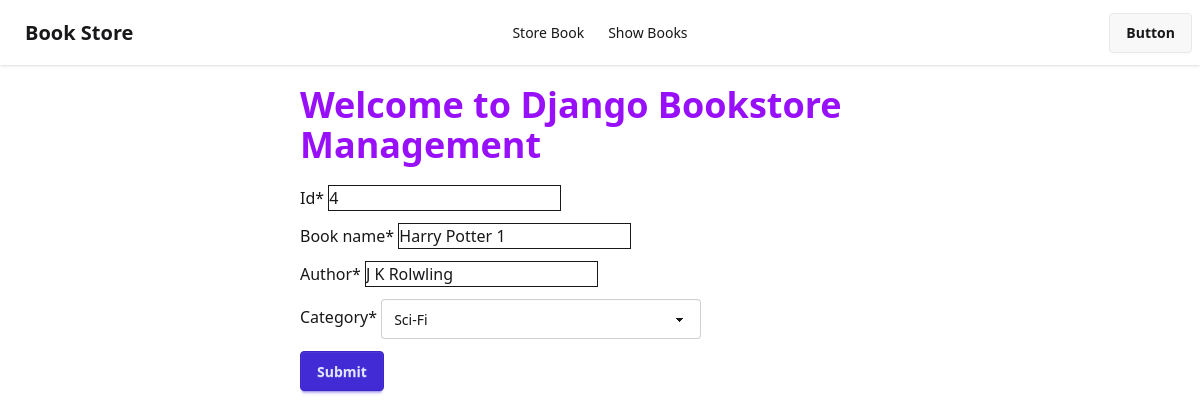
Page /edit_book/4 on the committed database.
### book/models.py (models this page shows)
class BookStoreModel(models.Model):
    CATEGORY = (
        ('Mystery', 'Mystery'),
        ('Thriller', 'Thriller'),
        ('Sci-Fi', 'Sci-Fi'),
        ('Humor', 'Humor'),
        ('Horror', 'Horror')
    )
    id = models.IntegerField(primary_key=True)
    book_name = models.CharField(max_length= 30)
    author = models.CharField(max_length= 20)
    category = models.CharField(max_length=30, choices=CATEGORY)
    first_pub = models.DateTimeField(auto_now_add=True)
    last_pub = models.DateTimeField(auto_now=True)

### book/views.py (the view)
# urls.py: path('edit_book/<int:pk>', views.BookUpdateView.as_view(), name="edit_book"),
class BookUpdateView(UpdateView):
    model = BookStoreModel
    template_name = 'store_book.html'
    form_class = BookStoreForm
    success_url = reverse_lazy('show_books')

### book/forms.py
class BookStoreForm(forms.ModelForm):
    class Meta:
        model = BookStoreModel
        fields = '__all__'

### book/templates/store_book.html (shortened to what this page needs)
{% extends "base.html" %}
{% load crispy_forms_tags %}
{% block content %}
<div class="w-1/2 mx-auto">
    <h1 class="text-4xl text-purple-600 font-bold my-5">Welcome to Django Bookstore Management</h1>
    <form method="post">
        {{form|crispy}}
        <button class="btn btn-primary">Submit</button>
    </form>
</div>
{% endblock %}

### rows in the picture
BookStoreModel: id "4", book_name "Harry Potter 1", author "J K Rolwling", category "Sci-Fi"
